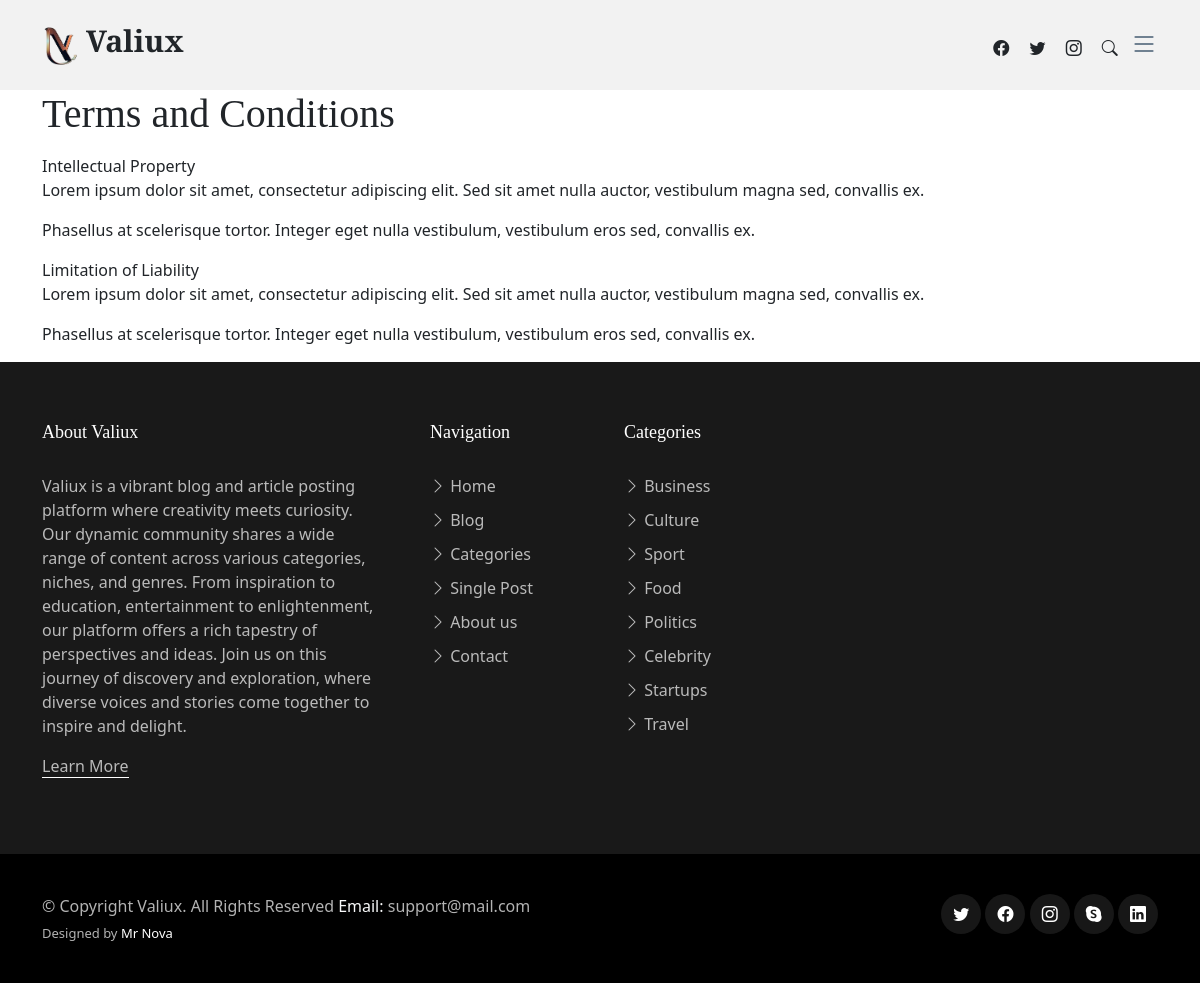
Screenshot of /pages/terms-and-conditions/ with the database file from the repository.
### core/models.py (models this page shows, shortened)
class SiteSettings(models.Model):
    site_name = models.CharField(max_length=100)
    site_description = models.TextField()
    favicon = models.ImageField(upload_to='Site_images/', null=True, blank=True)
    logo = models.ImageField(upload_to='Site_images/', null=True, blank=True)
    address = models.CharField(max_length=255, null=True)
    contact_email = models.EmailField()
    phone_number = models.CharField(max_length=20)
    meta_keywords = models.CharField(max_length=255, help_text="Comma-separated SEO keywords for the site")
    meta_description = models.CharField(max_length=255, help_text="Meta description for the site")
    meta_author = models.CharField(max_length=100, help_text="Author of the site content")
    og_title = models.CharField(max_length=255, help_text="Open Graph title for the site")
    og_description = models.CharField(max_length=255, help_text="Open Graph description for the site")
    og_image = models.ImageField(upload_to='meta_images/', blank=True, null=True, help_text="Open Graph image for the site")
    og_url = models.URLField(help_text="Open Graph URL for the site")

class StaticPage(models.Model):
    title = models.CharField(max_length=200)
    slug = models.SlugField(unique=True)
    content = RichTextUploadingField()

### core/views.py (the view)
# urls.py: path('pages/<slug:slug>/', static_page_view, name='static_page'),
def static_page_view(request, slug):
    page = get_object_or_404(StaticPage, slug=slug)
    context = {
        'page': page,
    }
    return render(request, 'core/static_page.html', context)

### core/context_processors.py (called while the page is built)
def site_settings(request):
    settings = SiteSettings.objects.first()
    return {
        'static_pages': StaticPage.objects.all(),
        'settings': settings,
    }

### core/templates/core/static_page.html (shortened to what this page needs)
{% extends 'core/base.html' %}
{% load static %}
{% block content %}
<main id="main">
    <div class="container">
        <h1>{{ page.title }}</h1>
        <p>{{ page.content|safe }}</p>
    </div>
</main>
{% endblock %}

### core/templates/core/base.html (shortened to what this page needs)
<!DOCTYPE html>
<html lang="en">
    {% load static %}
<head>
    <link href="{% static 'assets/vendor/bootstrap/css/bootstrap.min.css' %}" rel="stylesheet">
    <link href="{% static 'assets/vendor/bootstrap-icons/bootstrap-icons.css' %}" rel="stylesheet">
    <link href="{% static 'assets/vendor/swiper/swiper-bundle.min.css' %}" rel="stylesheet">
    <link href="{% static 'assets/vendor/glightbox/css/glightbox.min.css' %}" rel="stylesheet">
    <link href="{% static 'assets/vendor/aos/aos.css' %}" rel="stylesheet">
    <link href="{% static 'assets/css/variables.css' %}" rel="stylesheet">
    <link href="{% static 'assets/css/main.css' %}" rel="stylesheet">
</head>
<body>
  <header id="header" class="header d-flex align-items-center fixed-top">
    <div class="container-fluid container-xl d-flex align-items-center justify-content-between">
      <a href="{% url "index" %}" class="logo d-flex align-items-center">
        {% if settings.logo %}
            <img src="{{ settings.logo.url }}" alt="">
        {% else %}
            <img src="{% static 'assets/img/valiux.png' %}" alt="">
        {% endif %}
        <h1>{{ settings.site_name }}</h1>
      </a>
      <div class="position-relative">
        <a href="#" class="mx-2"><span class="bi-facebook"></span></a>
        <a href="#" class="mx-2"><span class="bi-twitter"></span></a>
        <a href="#" class="mx-2"><span class="bi-instagram"></span></a>
        <a href="#" class="mx-2 js-search-open"><span class="bi-search"></span></a>
        <i class="bi bi-list mobile-nav-toggle"></i>
      </div>
    </div>
  </header>
  {% block content %}
  {% endblock %}
  <footer id="footer" class="footer">
    <div class="footer-content">
      <div class="container">
        <div class="row g-5">
          <div class="col-lg-4">
            <h3 class="footer-heading">About {{ settings.site_name }}</h3>
            <p>{{ settings.site_description }}</p>
            <p><a href="{% url "about" %}" class="footer-link-more">Learn More</a></p>
          </div>
          <div class="col-6 col-lg-2">
            <h3 class="footer-heading">Navigation</h3>
            <ul class="footer-links list-unstyled">
              <li><a href="{% url "index" %}"><i class="bi bi-chevron-right"></i> Home</a></li>
              <li><a href="{% url "index" %}"><i class="bi bi-chevron-right"></i> Blog</a></li>
              <li><a href="{% url "content_list" %}"><i class="bi bi-chevron-right"></i> Categories</a></li>
              <li><a href="#"><i class="bi bi-chevron-right"></i> Single Post</a></li>
              <li><a href="{% url "about" %}"><i class="bi bi-chevron-right"></i> About us</a></li>
              <li><a href="{% url "contact" %}"><i class="bi bi-chevron-right"></i> Contact</a></li>
            </ul>
          </div>
          <div class="col-6 col-lg-2">
            <h3 class="footer-heading">Categories</h3>
            <ul class="footer-links list-unstyled">
              <li><a href="{% url "content_list" %}"><i class="bi bi-chevron-right"></i> Business</a></li>
              <li><a href="{% url "content_list" %}"><i class="bi bi-chevron-right"></i> Culture</a></li>
              <li><a href="{% url "content_list" %}"><i class="bi bi-chevron-right"></i> Sport</a></li>
              <li><a href="{% url "content_list" %}"><i class="bi bi-chevron-right"></i> Food</a></li>
              <li><a href="{% url "content_list" %}"><i class="bi bi-chevron-right"></i> Politics</a></li>
              <li><a href="{% url "content_list" %}"><i class="bi bi-chevron-right"></i> Celebrity</a></li>
              <li><a href="{% url "content_list" %}"><i class="bi bi-chevron-right"></i> Startups</a></li>
              <li><a href="{% url "content_list" %}"><i class="bi bi-chevron-right"></i> Travel</a></li>
            </ul>
          </div>
        </div>
      </div>
    </div>
    <div class="footer-legal">
      <div class="container">
        <div class="row justify-content-between">
          <div class="col-md-6 text-center text-md-start mb-3 mb-md-0">
            <div class="copyright">
              © Copyright <strong><span>{{ settings.site_name }}</span></strong>. All Rights Reserved <strong class="text-light">Email:</strong> {{ settings.contact_email }}
            </div>
            <div class="credits">
              Designed by <a href="#">Mr Nova</a>
            </div>
          </div>
          <div class="col-md-6">
            <div class="social-links mb-3 mb-lg-0 text-center text-md-end">
              <a href="#" class="twitter"><i class="bi bi-twitter"></i></a>
              <a href="#" class="facebook"><i class="bi bi-facebook"></i></a>
              <a href="#" class="instagram"><i class="bi bi-instagram"></i></a>
              <a href="#" class="google-plus"><i class="bi bi-skype"></i></a>
              <a href="#" class="linkedin"><i class="bi bi-linkedin"></i></a>
            </div>
          </div>
        </div>
      </div>
    </div>
  </footer>
</body>
</html>

### static/assets/css/variables.css (style rules this page uses)
:root { --font-default: 'EB Garamond', system-ui, -apple-system, "Segoe UI", Roboto, "Helvetica Neue", Arial, "Noto Sans", "Liberation Sans", sans-serif, "Apple Color Emoji", "Segoe UI Emoji", "Segoe UI Symbol", "Noto Color Emoji"; --font-primary: 'EB Garamond', serif; --font-secondary: 'Inter', sans-serif; --color-default: #212529; --color-default-rgb: 33, 37, 41; --color-links: #212529; --color-links-hover: #15171a; --color-primary: #212529; --color-primary-light: #26282c; --color-primary-dark: #0b0c0e; --color-primary-rgb: 33, 37, 41; --color-primary-light-rgb: 38, 40, 44; --color-primary-dark-rgb: 11, 12, 14; --color-secondary: #596d80; --color-secondary-light: #8498aa; --color-secondary-dark: #404f5c; --color-secondary-rgb: 89, 109, 128; --color-secondary-light-rgb: 132, 152, 170; --color-secondary-dark-rgb: 64, 79, 92; --color-blue: #0d6efd; --color-blue-rgb: 13, 110, 253; --color-indigo: #6610f2; --color-indigo-rgb: 102, 16, 242; --color-purple: #6f42c1; --color-purple-rgb: 111, 66, 193; --color-pink: #f3268c; --color-pink-rgb: 243, 38, 140; --color-red: #df1529; --color-red-rgb: 223, 21, 4; --color-orange: #fd7e14; --color-orange-rgb: 253, 126, 20; --color-yellow: #ffc107; --color-yellow-rgb: 255, 193, 7; --color-green: #059652; --color-green-rgb: 5, 150, 82; --color-teal: #20c997; --color-teal-rgb: 32, 201, 151; --color-cyan: #0dcaf0; --color-cyan-rgb: 13, 202, 240; --color-white: #ffffff; --color-white-rgb: 255, 255, 255; --color-gray: #6c757d; --color-gray-rgb: 108, 117, 125; --color-black: #000000; --color-black-rgb: 0, 0, 0; }
:root { --bs-blue: var(--color-blue); --bs-indigo: var(--color-indigo); --bs-purple: var(--color-purple); --bs-pink: var(--color-pink); --bs-red: var(--color-red); --bs-orange: var(--color-orange); --bs-yellow: var(--color-yellow); --bs-green: var(--color-green); --bs-teal: var(--color-teal); --bs-cyan: var(--color-cyan); --bs-white: var(--color-white); --bs-gray: var(--color-gray); --bs-gray-dark: #343a40; --bs-gray-100: #f8f9fa; --bs-gray-200: #e9ecef; --bs-gray-300: #dee2e6; --bs-gray-400: #ced4da; --bs-gray-500: #adb5bd; --bs-gray-600: #6c757d; --bs-gray-700: #495057; --bs-gray-800: #343a40; --bs-gray-900: #212529; --bs-primary: var(--color-blue); --bs-secondary: var(--color-blue); --bs-success: #198754; --bs-info: #0dcaf0; --bs-warning: #ffc107; --bs-danger: #dc3545; --bs-light: #f8f9fa; --bs-dark: #212529; --bs-primary-rgb: var(--color-primary-rgb); --bs-secondary-rgb: var(--color-secondary-rgb); --bs-success-rgb: 25, 135, 84; --bs-info-rgb: 13, 202, 240; --bs-warning-rgb: 255, 193, 7; --bs-danger-rgb: 220, 53, 69; --bs-light-rgb: 248, 249, 250; --bs-dark-rgb: 33, 37, 41; --bs-white-rgb: var(--color-white-rgb); --bs-black-rgb: var(--color-black-rgb); --bs-body-color-rgb: var(--color-default-rgb); --bs-body-bg-rgb: 255, 255, 255; --bs-font-sans-serif: var(--font-default); --bs-font-monospace: SFMono-Regular, Menlo, Monaco, Consolas, "Liberation Mono", "Courier New", monospace; --bs-gradient: linear-gradient(180deg, rgba(255, 255, 255, 0.15), rgba(255, 255, 255, 0)); --bs-body-font-family: var(--font-default); --bs-body-font-size: 1rem; --bs-body-font-weight: 400; --bs-body-line-height: 1.5; --bs-body-color: var(--color-default); --bs-body-bg: #fff; }

### rows the page displays
SiteSettings: logo (picture), site_name "Valiux", site_description "Valiux is a vibrant blog and article posting platform where creativity meets curiosity. Our dynamic community shares a wide range of content across various categories, niches, and genres. From inspiration to education, entertainment to enlightenment, our platform offers a rich tapestry of perspectives and ideas. Join us on this journey of discovery and exploration, where diverse voices and stories come together to inspire and delight.", contact_email "support@mail.com"
StaticPage: title "Terms and Conditions", content "Intellectual Property Lorem ipsum dolor sit amet, consectetur adipiscing elit. Sed sit amet nulla auctor, vestibulum magna sed, convallis ex. Phasellus at scelerisque tortor. Integer eget nulla vestibulum, vestibulum eros sed, convallis ex. Limitation of Liability Lorem ipsum dolor sit amet, consectetur adipiscing elit. Sed sit amet nulla auctor, vestibulum magna sed, convallis ex. Phasellus at scelerisque tortor. Integer eget nulla vestibulum, vestibulum eros sed, convallis ex."
